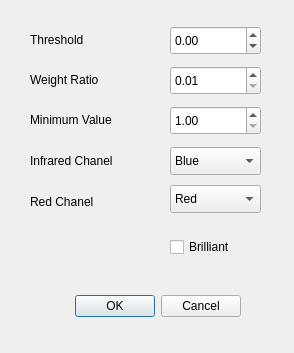
<?xml version="1.0" encoding="UTF-8"?>
<ui version="4.0">
 <class>formNDVISettings</class>
 <widget class="QDialog" name="formNDVISettings">
  <property name="geometry">
   <rect>
    <x>0</x>
    <y>0</y>
    <width>294</width>
    <height>353</height>
   </rect>
  </property>
  <property name="windowTitle">
   <string>NDVI Settings</string>
  </property>
  <widget class="QDialogButtonBox" name="buttonBox">
   <property name="geometry">
    <rect>
     <x>50</x>
     <y>290</y>
     <width>191</width>
     <height>32</height>
    </rect>
   </property>
   <property name="orientation">
    <enum>Qt::Horizontal</enum>
   </property>
   <property name="standardButtons">
    <set>QDialogButtonBox::Cancel|QDialogButtonBox::Ok</set>
   </property>
  </widget>
  <widget class="QLabel" name="label">
   <property name="geometry">
    <rect>
     <x>30</x>
     <y>30</y>
     <width>131</width>
     <height>20</height>
    </rect>
   </property>
   <property name="text">
    <string>Threshold</string>
   </property>
  </widget>
  <widget class="QDoubleSpinBox" name="spinBoxThreshold">
   <property name="geometry">
    <rect>
     <x>170</x>
     <y>26</y>
     <width>91</width>
     <height>29</height>
    </rect>
   </property>
   <property name="minimum">
    <double>-1.000000000000000</double>
   </property>
   <property name="maximum">
    <double>1.000000000000000</double>
   </property>
  </widget>
  <widget class="QCheckBox" name="cbBrilliant">
   <property name="geometry">
    <rect>
     <x>170</x>
     <y>234</y>
     <width>81</width>
     <height>26</height>
    </rect>
   </property>
   <property name="text">
    <string>Brilliant</string>
   </property>
  </widget>
  <widget class="QDoubleSpinBox" name="spinBoxWeightRatio">
   <property name="geometry">
    <rect>
     <x>170</x>
     <y>66</y>
     <width>91</width>
     <height>29</height>
    </rect>
   </property>
   <property name="minimum">
    <double>0.010000000000000</double>
   </property>
   <property name="maximum">
    <double>100.000000000000000</double>
   </property>
  </widget>
  <widget class="QLabel" name="label_2">
   <property name="geometry">
    <rect>
     <x>30</x>
     <y>70</y>
     <width>131</width>
     <height>20</height>
    </rect>
   </property>
   <property name="text">
    <string>Weight Ratio</string>
   </property>
  </widget>
  <widget class="QDoubleSpinBox" name="spinBoxMinimumValue">
   <property name="geometry">
    <rect>
     <x>170</x>
     <y>106</y>
     <width>91</width>
     <height>29</height>
    </rect>
   </property>
   <property name="minimum">
    <double>1.000000000000000</double>
   </property>
   <property name="maximum">
    <double>255.000000000000000</double>
   </property>
  </widget>
  <widget class="QLabel" name="label_3">
   <property name="geometry">
    <rect>
     <x>30</x>
     <y>110</y>
     <width>131</width>
     <height>20</height>
    </rect>
   </property>
   <property name="text">
    <string>Minimum Value</string>
   </property>
  </widget>
  <widget class="QLabel" name="label_4">
   <property name="geometry">
    <rect>
     <x>30</x>
     <y>151</y>
     <width>131</width>
     <height>20</height>
    </rect>
   </property>
   <property name="text">
    <string>Infrared Chanel</string>
   </property>
  </widget>
  <widget class="QLabel" name="label_5">
   <property name="geometry">
    <rect>
     <x>30</x>
     <y>192</y>
     <width>131</width>
     <height>20</height>
    </rect>
   </property>
   <property name="text">
    <string>Red Chanel</string>
   </property>
  </widget>
  <widget class="QComboBox" name="comboBoxInfrared">
   <property name="geometry">
    <rect>
     <x>170</x>
     <y>147</y>
     <width>91</width>
     <height>28</height>
    </rect>
   </property>
   <item>
    <property name="text">
     <string>Blue</string>
    </property>
   </item>
   <item>
    <property name="text">
     <string>Red</string>
    </property>
   </item>
   <item>
    <property name="text">
     <string>Green</string>
    </property>
   </item>
  </widget>
  <widget class="QComboBox" name="comboBoxRed">
   <property name="geometry">
    <rect>
     <x>170</x>
     <y>185</y>
     <width>91</width>
     <height>28</height>
    </rect>
   </property>
   <item>
    <property name="text">
     <string>Red</string>
    </property>
   </item>
   <item>
    <property name="text">
     <string>Green</string>
    </property>
   </item>
   <item>
    <property name="text">
     <string>Blue</string>
    </property>
   </item>
  </widget>
 </widget>
 <resources/>
 <connections>
  <connection>
   <sender>buttonBox</sender>
   <signal>accepted()</signal>
   <receiver>formNDVISettings</receiver>
   <slot>accept()</slot>
   <hints>
    <hint type="sourcelabel">
     <x>248</x>
     <y>254</y>
    </hint>
    <hint type="destinationlabel">
     <x>157</x>
     <y>274</y>
    </hint>
   </hints>
  </connection>
  <connection>
   <sender>buttonBox</sender>
   <signal>rejected()</signal>
   <receiver>formNDVISettings</receiver>
   <slot>reject()</slot>
   <hints>
    <hint type="sourcelabel">
     <x>316</x>
     <y>260</y>
    </hint>
    <hint type="destinationlabel">
     <x>286</x>
     <y>274</y>
    </hint>
   </hints>
  </connection>
 </connections>
</ui>
